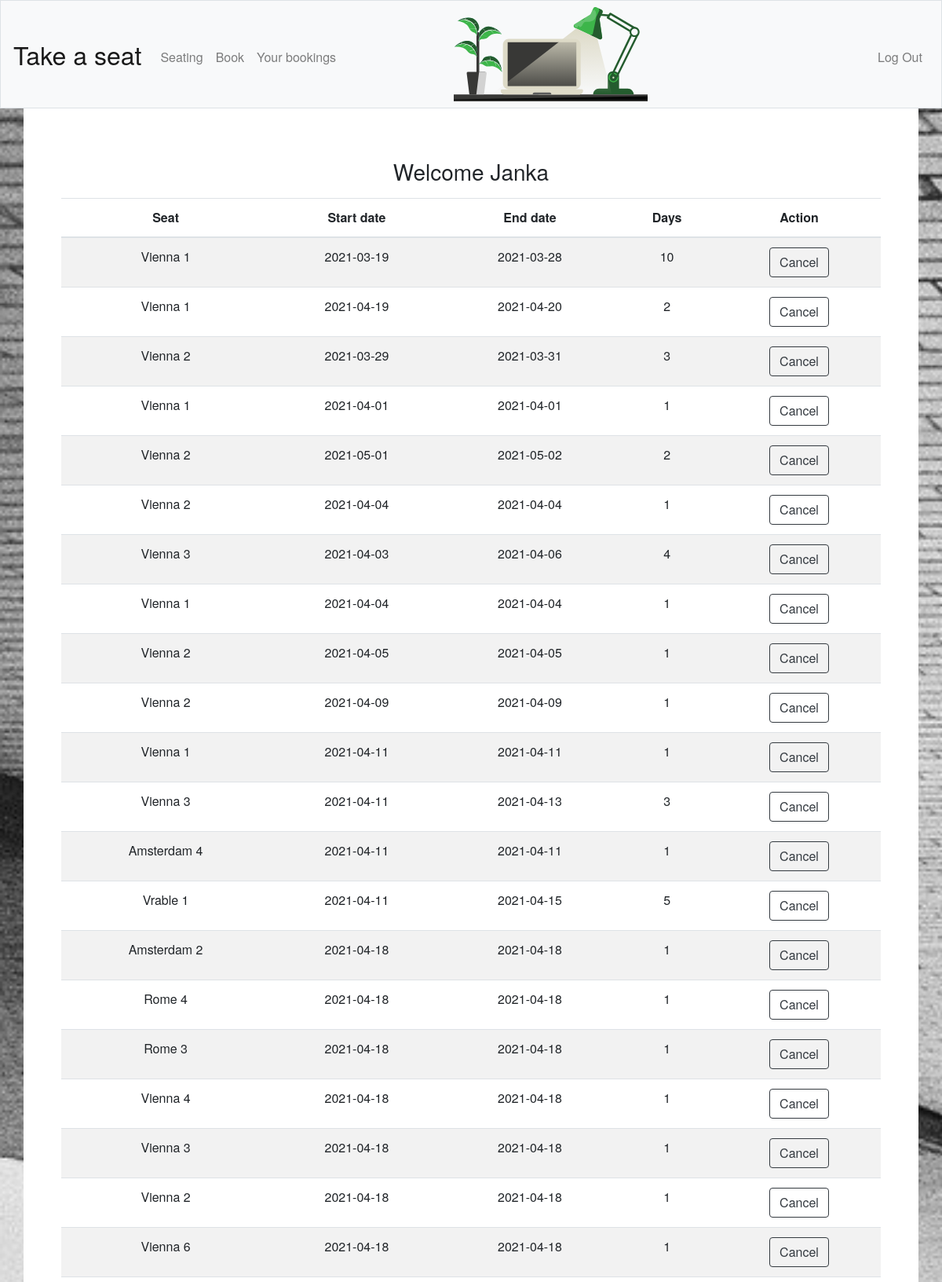
Screenshot of / (signed in, upper part) with the database file from the repository.
### tables this page shows
CREATE TABLE "users" (
	"id"	INTEGER NOT NULL UNIQUE,
	"username"	TEXT NOT NULL UNIQUE,
	"hash"	TEXT NOT NULL UNIQUE,
	"firstname"	TEXT,
	PRIMARY KEY("id" AUTOINCREMENT)
);

CREATE TABLE "bookings" (
	"id"	INTEGER NOT NULL UNIQUE,
	"seat_id"	INTEGER NOT NULL,
	"start_date"	INTEGER NOT NULL,
	"start_date_int"	INTEGER NOT NULL,
	"end_date"	INTEGER NOT NULL,
	"end_date_int"	INTEGER NOT NULL,
	"user_id"	INTEGER NOT NULL,
	PRIMARY KEY("id" AUTOINCREMENT)
);

CREATE TABLE "seats" (
	"id"	INTEGER NOT NULL UNIQUE,
	"seat_name"	TEXT NOT NULL UNIQUE,
	PRIMARY KEY("id" AUTOINCREMENT)
);

### application.py (the view, shortened to what this page needs)
@app.route("/", methods=["GET", "POST"])
@login_required
def index():
    if request.method == "GET":
        rows = db.execute("SELECT firstname FROM users WHERE id = ?", session["user_id"])
        firstname = rows[0]["firstname"]
        history = db.execute("SELECT *, bookings.id AS booking_id, ((bookings.end_date_int - bookings.start_date_int)/24/60/60+1) AS numberofdays FROM bookings INNER JOIN seats ON bookings.seat_id = seats.id WHERE user_id = ?", session["user_id"])
        return render_template("index.html", firstname = firstname, history = history)

### application.py (called while the page is built)
@app.after_request
def after_request(response):
    response.headers["Cache-Control"] = "no-cache, no-store, must-revalidate"
    response.headers["Expires"] = 0
    response.headers["Pragma"] = "no-cache"
    return response

### helpers.py (called while the page is built)
def login_required(f):
    @wraps(f)
    def decorated_function(*args, **kwargs):
        if session.get("user_id") is None:
            return redirect("/login")
        return f(*args, **kwargs)
    return decorated_function

### templates/index.html (shortened to what this page needs)
{% extends "layout.html" %}
{% block main %}
<p>
    <h3>Welcome {{ firstname }}</h3>
</p>
<table class="table table-striped">
    <thead>
        <tr>
            <th>Seat</th>
            <th>Start date</th>
            <th>End date</th>
            <th>Days</th>
            <th>Action</th>
        </tr>
    </thead>
    <tbody>
        {% for histor in history %}
            <tr>
                <td>{{ histor.seat_name }}</td>
                <td>{{ histor.start_date}}</td>
                <td>{{ histor.end_date }}</td>
                <td>{{ histor.numberofdays }}</td>
                <td>
                    <form action="/" method="post">
                        <button type="button" id="submit" class="btn btn-outline-dark tocancel"  data-toggle="modal" data-target="#exampleModal">Cancel</button>
                    </form>
                </td>
            </tr>
        {% endfor %}
    </tbody>
</table>
{% endblock %}

### templates/layout.html (shortened to what this page needs)
<!DOCTYPE html>
<html lang="en">
    <head>
        <link rel="stylesheet" href="https://cdn.jsdelivr.net/npm/bootstrap@4.5.3/dist/css/bootstrap.min.css">
        <link href="/static/styles.css" rel="stylesheet">
        <link href="https://unpkg.com/js-year-calendar@latest/dist/js-year-calendar.min.css" rel="stylesheet">
    </head>
    <body>
        <nav class="navbar navbar-expand-md navbar-light bg-light border">
            <a class="navbar-brand" href="/">Take a seat</a>
            <div class="collapse navbar-collapse" id="navbar">
                {% if session.user_id %}
                    <ul class="navbar-nav mr-auto mt-2">
                        <li class="nav-item"><a class="nav-link" href="/seating">Seating</a></li>
                        <li class="nav-item"><a class="nav-link" href="/book">Book</a></li>
                        <li class="nav-item"><a class="nav-link" href="/">Your bookings</a></li>
                    </ul>
                    <img src="static\Takeaseat.svg" alt="Take a seat logo" width="auto" height="120">
                    <ul class="navbar-nav ml-auto mt-2">
                        <li class="nav-item"><a class="nav-link" href="/logout">Log Out</a></li>
                    </ul>
                {% else %}
                    <ul class="navbar-nav ml-auto mt-2">
                        <li class="nav-item"><a class="nav-link" href="/register">Register</a></li>
                        <li class="nav-item"><a class="nav-link" href="/login">Log In</a></li>
                    </ul>
                {% endif %}
            </div>
        </nav>
        <main class="container p-5">
            {% block main %}{% endblock %}
        </main>
    </body>
</html>

### static/styles.css (style rules this page uses)
nav .navbar-brand { font-size: xx-large; }
main { overflow-x: auto; text-align: center; background-color: white; }
tr { text-align: center; }
body { font-family: "Helvetica Neue",Helvetica,Arial,sans-serif; background-image: url("Backgroungpic.jpg"); background-repeat: no-repeat; background-attachment: fixed; background-size: cover; }

### rows the page displays
users: firstname "Janka"
bookings: seat_name "Vienna 1", start_date "2021-03-19", end_date "2021-03-28", numberofdays "10"
bookings: seat_name "Vienna 1", start_date "2021-04-19", end_date "2021-04-20", numberofdays "2"
bookings: seat_name "Vienna 2", start_date "2021-03-29", end_date "2021-03-31", numberofdays "3"
bookings: seat_name "Vienna 1", start_date "2021-04-01", end_date "2021-04-01", numberofdays "1"
bookings: seat_name "Vienna 2", start_date "2021-05-01", end_date "2021-05-02", numberofdays "2"
bookings: seat_name "Vienna 2", start_date "2021-04-04", end_date "2021-04-04", numberofdays "1"
bookings: seat_name "Vienna 3", start_date "2021-04-03", end_date "2021-04-06", numberofdays "4"
bookings: seat_name "Vienna 1", start_date "2021-04-04", end_date "2021-04-04", numberofdays "1"
bookings: seat_name "Vienna 2", start_date "2021-04-05", end_date "2021-04-05", numberofdays "1"
bookings: seat_name "Vienna 2", start_date "2021-04-09", end_date "2021-04-09", numberofdays "1"
bookings: seat_name "Vienna 1", start_date "2021-04-11", end_date "2021-04-11", numberofdays "1"
bookings: seat_name "Vienna 3", start_date "2021-04-11", end_date "2021-04-13", numberofdays "3"
bookings: seat_name "Amsterdam 4", start_date "2021-04-11", end_date "2021-04-11", numberofdays "1"
bookings: seat_name "Vrable 1", start_date "2021-04-11", end_date "2021-04-15", numberofdays "5"
bookings: seat_name "Amsterdam 2", start_date "2021-04-18", end_date "2021-04-18", numberofdays "1"
bookings: seat_name "Rome 4", start_date "2021-04-18", end_date "2021-04-18", numberofdays "1"
bookings: seat_name "Rome 3", start_date "2021-04-18", end_date "2021-04-18", numberofdays "1"
bookings: seat_name "Vienna 4", start_date "2021-04-18", end_date "2021-04-18", numberofdays "1"
bookings: seat_name "Vienna 3", start_date "2021-04-18", end_date "2021-04-18", numberofdays "1"
bookings: seat_name "Vienna 2", start_date "2021-04-18", end_date "2021-04-18", numberofdays "1"
bookings: seat_name "Vienna 6", start_date "2021-04-18", end_date "2021-04-18", numberofdays "1"
